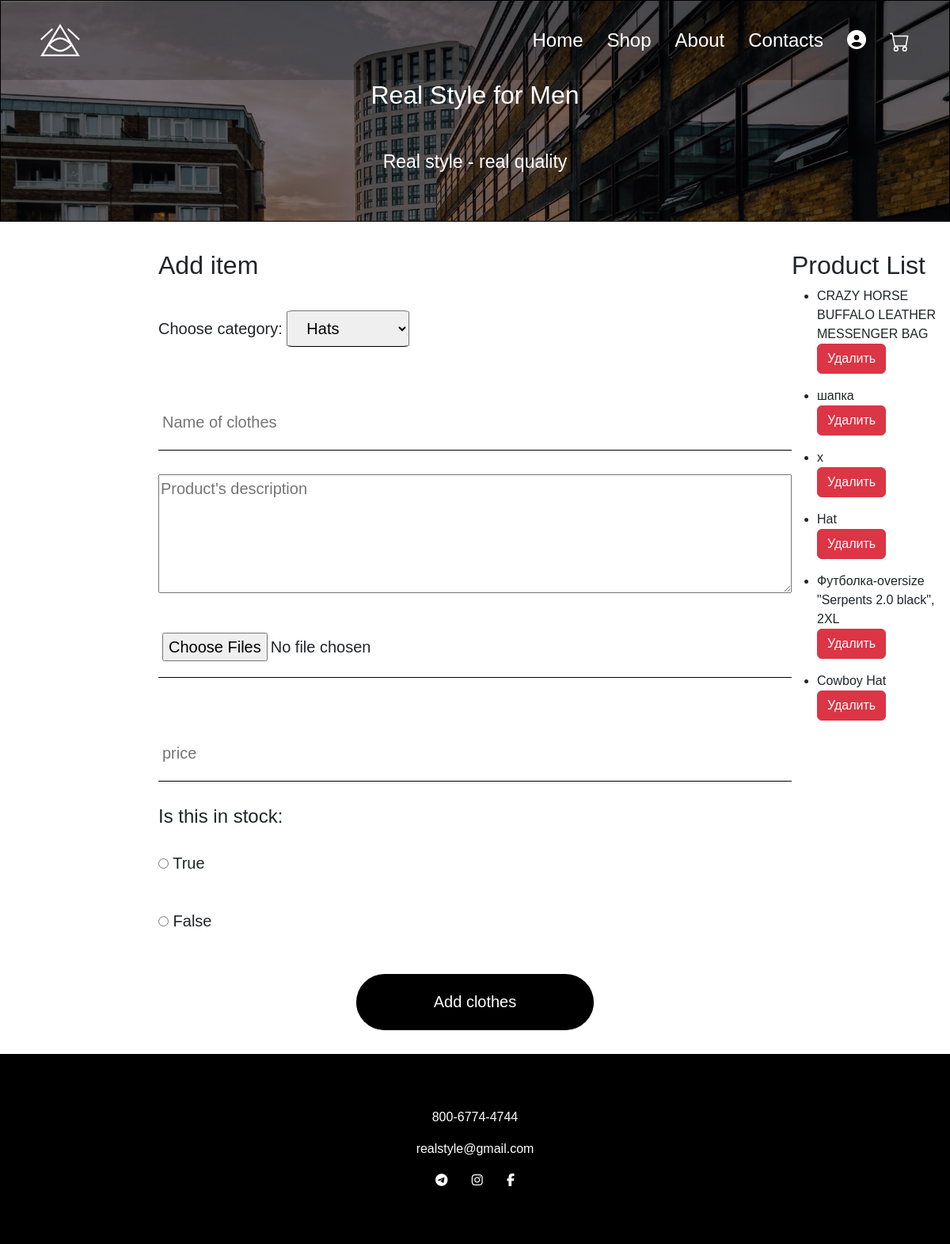
Before: /add_items with the older database file.
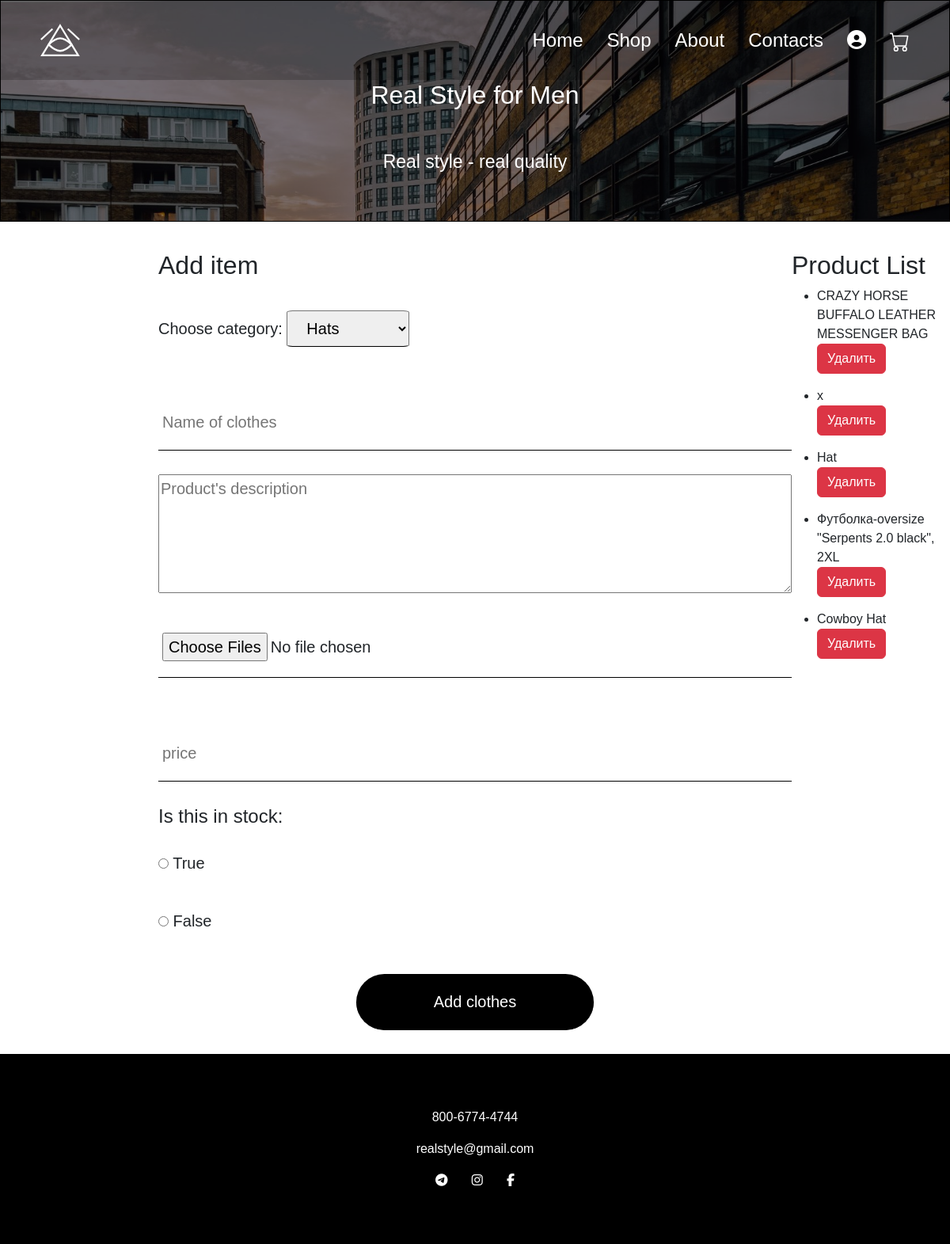
After: the same page with the newer database file.
### app.py (models this page shows)
class Product(db.Model):
    id = db.Column(db.Integer, primary_key=True)
    title = db.Column(db.String(100), nullable=False)
    description = db.Column(db.String(2000), nullable=False)
    item_image_path = db.Column(db.String(255), nullable=False)
    price = db.Column(db.Float, nullable=False)
    in_stock = db.Column(db.String(100), default=True) # Boolean
    category_id = db.Column(db.Integer, db.ForeignKey('category.id'), nullable=False)#, primary_key=True)

### app.py (the view, shortened to what this page needs)
@app.route("/add_items", methods=['POST', 'GET'])
def add_items():
    if request.method == 'GET':
        categories = Category.query.all()
        products = Product.query.all()
        return render_template("/add_items.html", categories=categories, products=products)
    return render_template("/add_items.html")

### templates/add_items.html (shortened to what this page needs)
{% extends 'base.html' %}
{% block style %}
	<link rel="stylesheet" href="https://cdn.jsdelivr.net/npm/bootstrap@5.2.3/dist/css/bootstrap.min.css">
	<link rel="stylesheet" type="text/css" href="../static/css/styleContacts.css">
{% endblock %}
{% block content %}
		<form method="post" id="request" enctype="multipart/form-data">
			<h2>Add item</h2>
			<label>
				Choose category:
				<select name="category">
				{% for category in categories %}
					<option value="{{ category.id }}">{{ category.title }}</option>
				{% else %}
					<option>No category</option>
				{% endfor %}
			</select>
			</label>
			<input type="text" name="title" id="title" placeholder="Name of clothes">
			<textarea placeholder="Product's description" id="description" name="description"></textarea>
			<input type="file" name="item_image" id="item_image" multiple>
		    <input type="number" placeholder="price" id="price" name="price">
		    	<h4>Is this in stock:</h4>
				<label>
					<input type="radio" name="is_in_stock" value="True">
					True
				</label>
    			<label>
    				<input type="radio" name="is_in_stock" value="False">
					False
				</label>
			<input type="submit" value="Add clothes" id="submit">
		</form>
		<div class="">
		{% if products %}
		<h2>Product List</h2>
		{% for product in products %}
			<ul>
				<li>{{ product.title }}</li>
				<form method="post" action="/delete_item">
            		<button type="submit" class="btn btn-danger">Удалить</button>
        		</form>
			</ul>
		{% endfor %}
		{% else %}
			<h2>There are no products</h2>
		{% endif %}
	</div>
{% endblock %}

### templates/base.html (shortened to what this page needs)
<!DOCTYPE html>
<html>
<head>
  <link rel="stylesheet" href="https://cdnjs.cloudflare.com/ajax/libs/animate.css/4.1.1/animate.min.css"/>
  <link rel="stylesheet" type="text/css" href="https://maxcdn.bootstrapcdn.com/font-awesome/4.7.0/css/font-awesome.min.css">
    {% block style %}{% endblock %}
</head>
<body>
	<div class="main_grid">
            <header>
                <nav class="grid_menu">
                    <img src="{{ url_for('static', filename='logo.svg') }}" alt="logo">
                    <div id="HideMenu" class="menu">
                        <a href="{{ url_for('home') }}">Home</a>
                        <a href="{{ url_for('shop') }}">Shop</a>
                        <a href="{{ url_for('about') }}">About</a>
                        <a href="{{ url_for('contacts') }}">Contacts</a>
                         <a href="{{ url_for('cart') }}">
                            <i class='fas fa-user-circle'></i>
                        </a>
                        <a href="{{ url_for('cart') }}">
                        </a>
                    </div>
                </nav>
                <div class="banner" id="header">
                    <h1>Real Style for Men</h1>
                    <p>Real style - real quality</p>
                </div>
            </header>
        {% block content %}{% endblock %}
        <footer>
            <p>800-6774-4744</p>
            <p>realstyle@gmail.com</p>
            <div class="social">
                <a href="#"><i class="fa fa-telegram"></i></a>
                <a href="#"><i class="fa fa-instagram"></i></a>
                <a href="#"><i class="fa fa-facebook"></i></a>
            </div>
        </footer>
    </div>
</body>
</html>

### static/css/styleContacts.css (style rules this page uses)
body { font-size: 1em; font-family: sans-serif; margin: 0; }
.main_grid { display: grid; grid-template-columns: 1fr repeat(2, minmax(auto, 25em)) 1fr; }
header { height: 60vh; border: 1px solid black; background-image: url(../images/bg/contacts_header_back.jpg); box-shadow: inset 0 0 0 1000px rgba(0, 0, 0, 0.5); background-size: cover; background-repeat: no-repeat; color: white; grid-column: 1 / -1; margin-bottom: 3%; }
.grid_menu { height: 100px; display: flex; flex-direction: row; justify-content: space-between; align-items: center; padding: 20px 50px; box-shadow: inset 0 0 0 1000px rgba(0, 0, 0, 0.2); position: sticky; top: 0; }
.grid_menu img { height: 70%; }
.menu { display: flex; flex-direction: row; flex-wrap: wrap; }
.menu a { text-decoration: none; color: white; font-size: 1.5em; margin-left: 30px; }
.banner { flex-grow: 1; display: flex; flex-direction: column; justify-content: center; align-items: center; }
.banner h1 { font-size: 2em; }
.banner p { font-size: 23px; padding: 40px 0px; text-align: center; }
#request { grid-column: 2 / -2; display: flex; flex-direction: column; }
#request input { border: none; border-bottom: 1px solid black; padding: 20px 5px; font-size: 20px; margin: 30px 0px; }
textarea { height: 150px; font-size: 20px; }
label { font-size: 20px; }
select { font-size: 20px; margin: 30px 0px; border-bottom: 1px solid black; padding: 10px 20px; border-radius: 5%; }
#submit { width: 300px; border-radius: 40px; background: black; color: white; align-self: center; }
footer { grid-column: 1 / -1; height: 30vh; background: black; display: flex; flex-direction: column; justify-content: center; align-items: center; color: white; }
footer .social { width: 130px; display: flex; flex-direction: row; justify-content: space-around; }
footer i { color: white; }
@media (max-width: 1200px) { header { height: 35vh; } }

Changed rows visible on the page:
removed Product: title "шапка"
